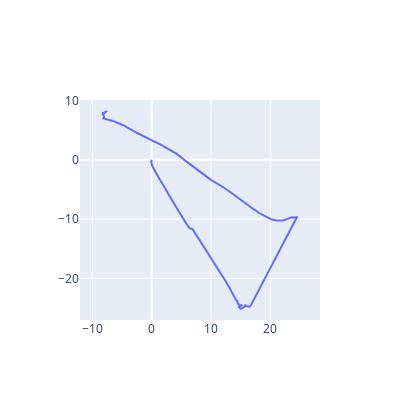

The code cell stored with this chart in its notebook:
### Markdown cell above
Logger turned on sitting on the pilot position and only moved directly towards centre before taking off.

### Code cell
# Read the log and generate a section from the entire flight.
fl_definition_log = Flight.from_csv("../../../data/logs/flightlines/flightline_example.csv")

#create a section default coord (NED)
sec = Section.from_flight(fl_definition_log, FlightLine(Coord.from_nothing(), Coord.from_nothing()))

#create a subset containing only the data where alt < 1m and velocity < 1ms, this gives walking out and walking back quite nicely
ground = sec.data.loc[(sec.pos.z > -1) & (sec.bvel.bvx < 1), :]

sec2 = Section(ground)

fig = ntbkfig()
fig.add_trace(go.Scatter(x=sec2.pos.y, y=sec2.pos.x, text=sec2.data.index))
fig.show()

### Figure 1 — Plotly figure (JSON) as saved in the notebook; plotly's stock layout.template omitted (floating-point values rounded to 4 significant figures; data arrays with more than 128 entries replaced by an {"elided": "..."} marker saying what was removed)
{"data": [{"text": {"elided": "2086 float values"}, "type": "scatter", "x": {"elided": "2086 float values"}, "y": {"elided": "2086 float values"}}], "layout": {"height": 400, "width": 400, "yaxis": {"scaleanchor": "x", "scaleratio": 1}}}
